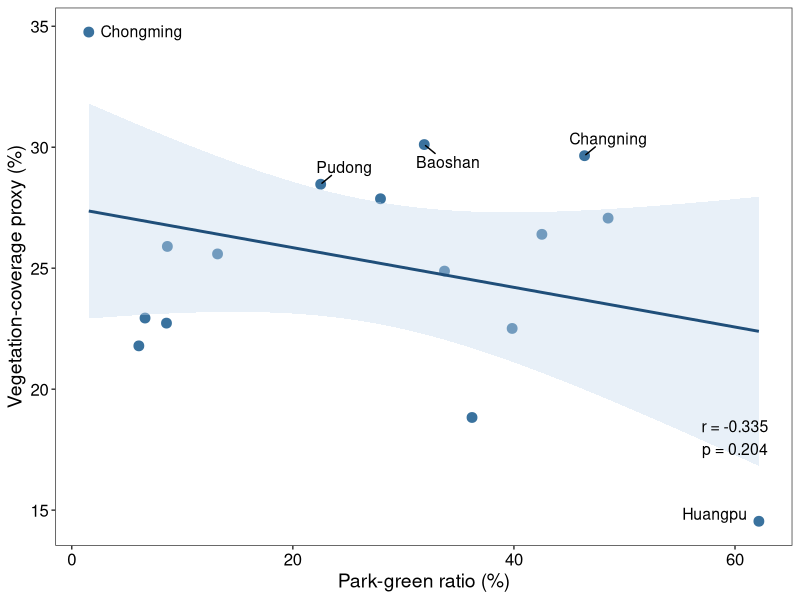

Reproduce this figure in R. (Note: this script raises an error after producing the figure.)
library(ggrepel) # 用于处理文字标签防重叠

# 构建表3的数据集
df_table3 <- data.frame(
  District = c("Huangpu", "Xuhui", "Changning", "Jing'an", "Putuo", "Hongkou", "Yangpu", 
               "Pudong", "Minhang", "Baoshan", "Jiading", "Songjiang", 
               "Jinshan", "Qingpu", "Fengxian", "Chongming"),
  Zone = c(rep("Central urban", 7), rep("Inner suburban", 5), rep("Outer suburban", 4)),
  Veg_Proxy = c(14.54, 26.40, 29.65, 22.51, 27.07, 18.83, 24.88, 
                28.47, 27.87, 30.11, 25.59, 25.90, 
                21.79, 22.73, 22.94, 34.76),
  Park_Ratio = c(62.16, 42.53, 46.39, 39.84, 48.52, 36.21, 33.72, 
                 22.52, 27.93, 31.89, 13.19, 8.65, 
                 6.07, 8.57, 6.63, 1.54)
)

# 图6(c): 散点图与线性拟合
p_scatter <- ggplot(df_table3, aes(x = Park_Ratio, y = Veg_Proxy)) +
  geom_point(color = "#3A729E", size = 3) +
  geom_smooth(method = "lm", color = "#1F4E79", fill = "#C6DBEF", level = 0.95) +
  # 标记几个关键的区名 (参考图注说明)
  geom_text_repel(aes(label = ifelse(District %in% c("Chongming", "Huangpu", "Changning", "Pudong", "Baoshan"), District, "")),
                  box.padding = 0.5, size = 4) +
  theme_bw() +
  labs(x = "Park-green ratio (%)", y = "Vegetation-coverage proxy (%)") +
  theme(panel.grid.major = element_blank(), panel.grid.minor = element_blank(),
        axis.text = element_text(size = 12, color = "black"),
        axis.title = element_text(size = 14)) +
  annotate("text", x = 60, y = 18, label = "r = -0.335\np = 0.204", size = 4)

print(  )
